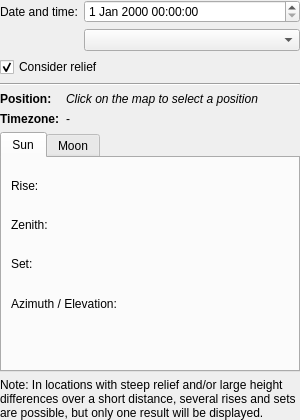
<?xml version="1.0" encoding="UTF-8"?>
<ui version="4.0">
 <class>EphemToolWidget</class>
 <widget class="QWidget" name="EphemToolWidget">
  <property name="geometry">
   <rect>
    <x>0</x>
    <y>0</y>
    <width>300</width>
    <height>420</height>
   </rect>
  </property>
  <layout class="QVBoxLayout" name="verticalLayoutMain">
   <property name="leftMargin">
    <number>0</number>
   </property>
   <property name="topMargin">
    <number>0</number>
   </property>
   <property name="rightMargin">
    <number>0</number>
   </property>
   <property name="bottomMargin">
    <number>0</number>
   </property>
   <item>
    <layout class="QFormLayout" name="formLayoutInput">
     <property name="fieldGrowthPolicy">
      <enum>QFormLayout::FieldGrowthPolicy::AllNonFixedFieldsGrow</enum>
     </property>
     <item row="0" column="0">
      <widget class="QLabel" name="label">
       <property name="text">
        <string>Date and time:</string>
       </property>
      </widget>
     </item>
     <item row="0" column="1">
      <widget class="QDateTimeEdit" name="dateTimeEdit"/>
     </item>
     <item row="1" column="1">
      <widget class="QComboBox" name="timezoneCombo"/>
     </item>
     <item row="2" column="0" colspan="2">
      <widget class="QCheckBox" name="checkBoxRelief">
       <property name="text">
        <string>Consider relief</string>
       </property>
       <property name="checked">
        <bool>true</bool>
       </property>
      </widget>
     </item>
    </layout>
   </item>
   <item>
    <widget class="Line" name="line">
     <property name="orientation">
      <enum>Qt::Orientation::Horizontal</enum>
     </property>
    </widget>
   </item>
   <item>
    <layout class="QFormLayout" name="formLayoutInfo">
     <property name="fieldGrowthPolicy">
      <enum>QFormLayout::FieldGrowthPolicy::AllNonFixedFieldsGrow</enum>
     </property>
     <item row="0" column="0">
      <widget class="QLabel" name="labelPosition">
       <property name="font">
        <font>
         <bold>true</bold>
        </font>
       </property>
       <property name="text">
        <string>Position:</string>
       </property>
      </widget>
     </item>
     <item row="0" column="1">
      <widget class="QLabel" name="labelPositionValue">
       <property name="font">
        <font>
         <italic>true</italic>
        </font>
       </property>
       <property name="text">
        <string>Click on the map to select a position</string>
       </property>
       <property name="wordWrap">
        <bool>true</bool>
       </property>
       <property name="textInteractionFlags">
        <set>Qt::TextInteractionFlag::LinksAccessibleByMouse|Qt::TextInteractionFlag::TextSelectableByKeyboard|Qt::TextInteractionFlag::TextSelectableByMouse</set>
       </property>
      </widget>
     </item>
     <item row="1" column="0">
      <widget class="QLabel" name="label_4">
       <property name="text">
        <string>&lt;html&gt;&lt;head/&gt;&lt;body&gt;&lt;p&gt;&lt;span style=&quot; font-weight:600;&quot;&gt;Timezone:&lt;/span&gt;&lt;/p&gt;&lt;/body&gt;&lt;/html&gt;</string>
       </property>
      </widget>
     </item>
     <item row="1" column="1">
      <widget class="QLabel" name="labelTimezone">
       <property name="text">
        <string>-</string>
       </property>
       <property name="wordWrap">
        <bool>true</bool>
       </property>
      </widget>
     </item>
    </layout>
   </item>
   <item>
    <widget class="QTabWidget" name="tabWidgetOutput">
     <property name="currentIndex">
      <number>0</number>
     </property>
     <widget class="QWidget" name="tabSun">
      <attribute name="title">
       <string>Sun</string>
      </attribute>
      <layout class="QGridLayout" name="gridLayout_2">
       <property name="verticalSpacing">
        <number>2</number>
       </property>
       <item row="0" column="0">
        <widget class="QLabel" name="labelSunRise">
         <property name="text">
          <string>Rise:</string>
         </property>
        </widget>
       </item>
       <item row="0" column="1">
        <widget class="QLabel" name="labelSunRiseValue">
         <property name="sizePolicy">
          <sizepolicy hsizetype="Expanding" vsizetype="Preferred">
           <horstretch>0</horstretch>
           <verstretch>0</verstretch>
          </sizepolicy>
         </property>
         <property name="text">
          <string/>
         </property>
         <property name="textInteractionFlags">
          <set>Qt::TextInteractionFlag::LinksAccessibleByMouse|Qt::TextInteractionFlag::TextSelectableByKeyboard|Qt::TextInteractionFlag::TextSelectableByMouse</set>
         </property>
        </widget>
       </item>
       <item row="0" column="2">
        <widget class="QLabel" name="labelSunRiseIcon">
         <property name="pixmap">
          <pixmap>icons/sunrise.svg</pixmap>
         </property>
         <property name="alignment">
          <set>Qt::AlignmentFlag::AlignCenter</set>
         </property>
        </widget>
       </item>
       <item row="1" column="0">
        <widget class="QLabel" name="labelZeith">
         <property name="text">
          <string>Zenith:</string>
         </property>
        </widget>
       </item>
       <item row="1" column="1">
        <widget class="QLabel" name="labelZenithValue">
         <property name="text">
          <string/>
         </property>
         <property name="textInteractionFlags">
          <set>Qt::TextInteractionFlag::LinksAccessibleByMouse|Qt::TextInteractionFlag::TextSelectableByKeyboard|Qt::TextInteractionFlag::TextSelectableByMouse</set>
         </property>
        </widget>
       </item>
       <item row="1" column="2">
        <widget class="QLabel" name="labelZenithIcon">
         <property name="pixmap">
          <pixmap>icons/midday.svg</pixmap>
         </property>
         <property name="alignment">
          <set>Qt::AlignmentFlag::AlignCenter</set>
         </property>
        </widget>
       </item>
       <item row="2" column="0">
        <widget class="QLabel" name="labelSunSet">
         <property name="text">
          <string>Set:</string>
         </property>
        </widget>
       </item>
       <item row="2" column="1">
        <widget class="QLabel" name="labelSunSetValue">
         <property name="text">
          <string/>
         </property>
         <property name="textInteractionFlags">
          <set>Qt::TextInteractionFlag::LinksAccessibleByMouse|Qt::TextInteractionFlag::TextSelectableByKeyboard|Qt::TextInteractionFlag::TextSelectableByMouse</set>
         </property>
        </widget>
       </item>
       <item row="2" column="2">
        <widget class="QLabel" name="labelSunSetIcon">
         <property name="pixmap">
          <pixmap>icons/sunset.svg</pixmap>
         </property>
         <property name="alignment">
          <set>Qt::AlignmentFlag::AlignCenter</set>
         </property>
        </widget>
       </item>
       <item row="3" column="0" colspan="3">
        <widget class="QLabel" name="labelSunAzimuthElevation">
         <property name="text">
          <string>Azimuth / Elevation:</string>
         </property>
        </widget>
       </item>
       <item row="4" column="0" colspan="3">
        <widget class="QLabel" name="labelAzimuthElevationValue">
         <property name="text">
          <string/>
         </property>
         <property name="textInteractionFlags">
          <set>Qt::TextInteractionFlag::LinksAccessibleByMouse|Qt::TextInteractionFlag::TextSelectableByKeyboard|Qt::TextInteractionFlag::TextSelectableByMouse</set>
         </property>
        </widget>
       </item>
      </layout>
     </widget>
     <widget class="QWidget" name="tabMoon">
      <attribute name="title">
       <string>Moon</string>
      </attribute>
      <layout class="QGridLayout" name="gridLayout_3">
       <property name="verticalSpacing">
        <number>2</number>
       </property>
       <item row="0" column="0">
        <widget class="QLabel" name="labelMoonRise">
         <property name="text">
          <string>Rise:</string>
         </property>
        </widget>
       </item>
       <item row="0" column="1">
        <widget class="QLabel" name="labelMoonRiseValue">
         <property name="sizePolicy">
          <sizepolicy hsizetype="Expanding" vsizetype="Preferred">
           <horstretch>0</horstretch>
           <verstretch>0</verstretch>
          </sizepolicy>
         </property>
         <property name="text">
          <string/>
         </property>
         <property name="textInteractionFlags">
          <set>Qt::TextInteractionFlag::LinksAccessibleByMouse|Qt::TextInteractionFlag::TextSelectableByKeyboard|Qt::TextInteractionFlag::TextSelectableByMouse</set>
         </property>
        </widget>
       </item>
       <item row="0" column="2">
        <widget class="QLabel" name="labelMoonRiseIcon">
         <property name="pixmap">
          <pixmap>icons/moonrise.svg</pixmap>
         </property>
         <property name="alignment">
          <set>Qt::AlignmentFlag::AlignCenter</set>
         </property>
        </widget>
       </item>
       <item row="1" column="0">
        <widget class="QLabel" name="labelMoonPhase">
         <property name="text">
          <string>Phase:</string>
         </property>
        </widget>
       </item>
       <item row="1" column="1">
        <widget class="QLabel" name="labelMoonPhaseValue">
         <property name="text">
          <string/>
         </property>
         <property name="textInteractionFlags">
          <set>Qt::TextInteractionFlag::LinksAccessibleByMouse|Qt::TextInteractionFlag::TextSelectableByKeyboard|Qt::TextInteractionFlag::TextSelectableByMouse</set>
         </property>
        </widget>
       </item>
       <item row="1" column="2">
        <widget class="QLabel" name="labelMoonPhaseIcon">
         <property name="pixmap">
          <pixmap>icons/moon_0.svg</pixmap>
         </property>
         <property name="alignment">
          <set>Qt::AlignmentFlag::AlignCenter</set>
         </property>
        </widget>
       </item>
       <item row="2" column="0">
        <widget class="QLabel" name="labelMoonSet">
         <property name="text">
          <string>Set:</string>
         </property>
        </widget>
       </item>
       <item row="2" column="1">
        <widget class="QLabel" name="labelMoonSetValue">
         <property name="text">
          <string/>
         </property>
         <property name="textInteractionFlags">
          <set>Qt::TextInteractionFlag::LinksAccessibleByMouse|Qt::TextInteractionFlag::TextSelectableByKeyboard|Qt::TextInteractionFlag::TextSelectableByMouse</set>
         </property>
        </widget>
       </item>
       <item row="2" column="2">
        <widget class="QLabel" name="labelMoonSetIcon">
         <property name="pixmap">
          <pixmap>icons/moonset.svg</pixmap>
         </property>
         <property name="alignment">
          <set>Qt::AlignmentFlag::AlignCenter</set>
         </property>
        </widget>
       </item>
       <item row="3" column="0" colspan="3">
        <widget class="QLabel" name="labelMoonAzimuthElevation">
         <property name="text">
          <string>Azimuth / Elevation:</string>
         </property>
        </widget>
       </item>
       <item row="4" column="0" colspan="3">
        <widget class="QLabel" name="labelMoonAzimuthElevationValue">
         <property name="text">
          <string/>
         </property>
         <property name="textInteractionFlags">
          <set>Qt::TextInteractionFlag::LinksAccessibleByMouse|Qt::TextInteractionFlag::TextSelectableByKeyboard|Qt::TextInteractionFlag::TextSelectableByMouse</set>
         </property>
        </widget>
       </item>
      </layout>
     </widget>
    </widget>
   </item>
   <item>
    <widget class="QLabel" name="label_3">
     <property name="text">
      <string>&lt;html&gt;&lt;head/&gt;&lt;body&gt;&lt;p&gt;Note: In locations with steep relief and/or large height differences over a short distance, several rises and sets are possible, but only one result will be displayed.&lt;/p&gt;&lt;/body&gt;&lt;/html&gt;</string>
     </property>
     <property name="wordWrap">
      <bool>true</bool>
     </property>
    </widget>
   </item>
  </layout>
 </widget>
 <resources/>
 <connections/>
</ui>
